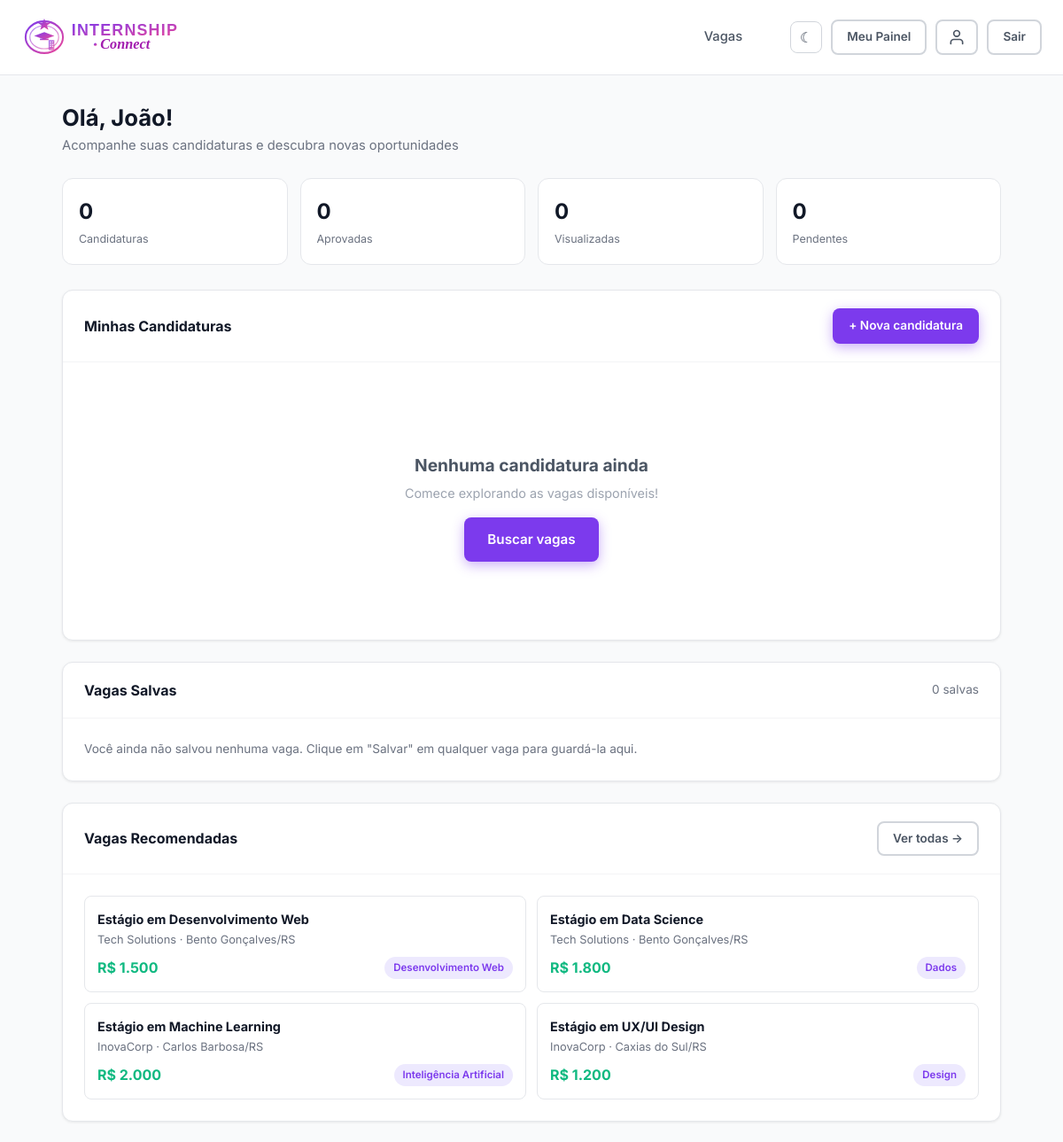
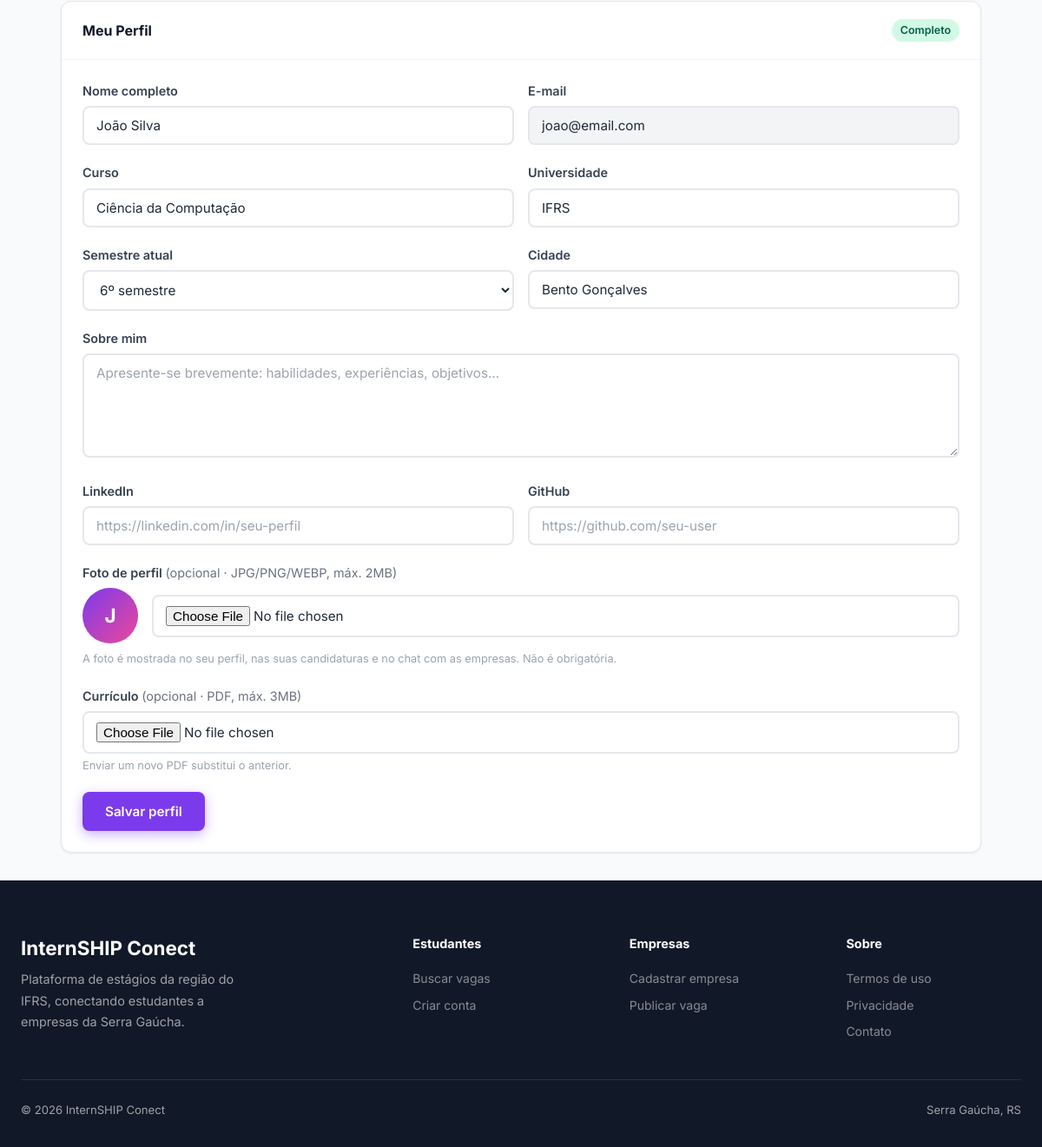
/dashboard/aluno.php (signed in), run on the app's committed database (2 pictures, top to bottom).
### tables this page shows
CREATE TABLE IF NOT EXISTS alunos (
    id INT AUTO_INCREMENT PRIMARY KEY,
    usuario_id INT NOT NULL UNIQUE,
    curso VARCHAR(150),
    universidade VARCHAR(200),
    semestre INT,
    cidade VARCHAR(100),
    estado CHAR(2),
    sobre TEXT,
    linkedin VARCHAR(255),
    github VARCHAR(255),
    foto VARCHAR(255),
    curriculo_path VARCHAR(255),
    FOREIGN KEY (usuario_id) REFERENCES usuarios(id) ON DELETE CASCADE
);

CREATE TABLE IF NOT EXISTS usuarios (
    id INT AUTO_INCREMENT PRIMARY KEY,
    nome VARCHAR(150) NOT NULL,
    email VARCHAR(200) NOT NULL UNIQUE,
    senha VARCHAR(255) NOT NULL,
    tipo ENUM('aluno','empresa','coordenacao') NOT NULL,
    is_admin TINYINT(1) DEFAULT 0,
    ativo TINYINT(1) DEFAULT 1,
    criado_em TIMESTAMP DEFAULT CURRENT_TIMESTAMP
);

CREATE TABLE IF NOT EXISTS vagas (
    id INT AUTO_INCREMENT PRIMARY KEY,
    empresa_id INT NOT NULL,
    titulo VARCHAR(200) NOT NULL,
    descricao TEXT NOT NULL,
    requisitos TEXT,
    beneficios TEXT,
    area VARCHAR(100),
    cidade VARCHAR(100),
    estado CHAR(2),
    modalidade ENUM('presencial','remoto','hibrido') DEFAULT 'presencial',
    bolsa DECIMAL(10,2),
    carga_horaria INT,
    ativa TINYINT(1) DEFAULT 1,
    restrita TINYINT(1) DEFAULT 0,
    motivo_restricao VARCHAR(255) DEFAULT NULL,
    destaque TINYINT(1) DEFAULT 0,
    views INT DEFAULT 0,
    criado_em TIMESTAMP DEFAULT CURRENT_TIMESTAMP,
    FOREIGN KEY (empresa_id) REFERENCES empresas(id) ON DELETE CASCADE
);

CREATE TABLE IF NOT EXISTS empresas (
    id INT AUTO_INCREMENT PRIMARY KEY,
    usuario_id INT NOT NULL UNIQUE,
    nome_empresa VARCHAR(200) NOT NULL,
    cnpj VARCHAR(20),
    descricao TEXT,
    site VARCHAR(255),
    cidade VARCHAR(100),
    estado CHAR(2),
    setor VARCHAR(100),
    logo VARCHAR(255),
    FOREIGN KEY (usuario_id) REFERENCES usuarios(id) ON DELETE CASCADE
);

### dashboard/aluno.php (the view, shortened to what this page needs)
<?php
$db = getDB();
$alunoId = $_SESSION['perfil_id'];
$favoritas = $db->prepare("
    SELECT v.id, v.titulo, v.bolsa, v.modalidade, v.cidade, v.estado, v.area, e.nome_empresa
    FROM vagas_favoritas f
    JOIN vagas v ON f.vaga_id = v.id
    JOIN empresas e ON v.empresa_id = e.id
    WHERE f.aluno_id = ? AND v.ativa = 1
    ORDER BY f.criado_em DESC
");
$favoritas->execute([$alunoId]);
$favoritas = $favoritas->fetchAll();
$aluno = $db->prepare("SELECT a.*, u.nome, u.email FROM alunos a JOIN usuarios u ON a.usuario_id = u.id WHERE a.id = ?");
$aluno->execute([$alunoId]);
$aluno = $aluno->fetch();
$candidaturas = $db->prepare("
    SELECT c.*, v.titulo, v.bolsa, v.modalidade, v.cidade, v.estado, e.nome_empresa, e.logo
    FROM candidaturas c
    JOIN vagas v ON c.vaga_id = v.id
    JOIN empresas e ON v.empresa_id = e.id
    WHERE c.aluno_id = ?
    ORDER BY c.criado_em DESC
");
$candidaturas->execute([$alunoId]);
$candidaturas = $candidaturas->fetchAll();
$totalCand = count($candidaturas);
$aprovadas = count(array_filter($candidaturas, fn($c) => $c['status'] === 'aprovado'));
$pendentes = count(array_filter($candidaturas, fn($c) => $c['status'] === 'pendente'));
$visualizadas = count(array_filter($candidaturas, fn($c) => $c['status'] === 'visualizado'));
$vagas = $db->prepare("
    SELECT v.id, v.titulo, v.bolsa, v.modalidade, v.area, v.cidade, v.estado, e.nome_empresa
    FROM vagas v JOIN empresas e ON v.empresa_id = e.id
    WHERE v.ativa=1
    ORDER BY v.destaque DESC, v.criado_em DESC LIMIT 4
");
$vagas->execute();
$vagasRec = $vagas->fetchAll();
include __DIR__ . '/../includes/header.php';
?>
<div class="dashboard-layout">
  <main class="dashboard-main">
    <div class="dashboard-header">
      <h1>Olá, <?= htmlspecialchars(explode(' ', $aluno['nome'])[0]) ?>! </h1>
      <p>Acompanhe suas candidaturas e descubra novas oportunidades</p>
    </div>
    <div class="kpi-grid">
      <div class="kpi-card">
        <div class="kpi-top">
          <div><div class="kpi-num"><?= $totalCand ?></div><div class="kpi-label">Candidaturas</div></div>
        </div>
      </div>
      <div class="kpi-card">
        <div class="kpi-top">
          <div><div class="kpi-num"><?= $aprovadas ?></div><div class="kpi-label">Aprovadas</div></div>
        </div>
      </div>
      <div class="kpi-card">
        <div class="kpi-top">
          <div><div class="kpi-num"><?= $visualizadas ?></div><div class="kpi-label">Visualizadas</div></div>
        </div>
      </div>
      <div class="kpi-card">
        <div class="kpi-top">
          <div><div class="kpi-num"><?= $pendentes ?></div><div class="kpi-label">Pendentes</div></div>
        </div>
      </div>
    </div>
    <div class="card mb-6" id="candidaturas">
      <div class="card-header">
        <h3>Minhas Candidaturas</h3>
        <a href="/teste/vagas.php" class="btn btn-primary btn-sm">+ Nova candidatura</a>
      </div>
      <?php if (empty($candidaturas)): ?>
        <div class="card-body">
          <div class="empty-state">
            <h3>Nenhuma candidatura ainda</h3>
            <p>Comece explorando as vagas disponíveis!</p>
            <a href="/teste/vagas.php" class="btn btn-primary" style="margin-top:16px;">Buscar vagas</a>
          </div>
        </div>
      <?php endif; ?>
    </div>
    <div class="card mb-6" id="favoritas">
      <div class="card-header">
        <h3>Vagas Salvas</h3>
        <span class="text-muted text-sm"><?= count($favoritas) ?> salva<?= count($favoritas) === 1 ? '' : 's' ?></span>
      </div>
      <?php if (empty($favoritas)): ?>
        <div class="card-body">
          <p class="text-muted text-sm">Você ainda não salvou nenhuma vaga. Clique em "Salvar" em qualquer vaga para guardá-la aqui.</p>
        </div>
      <?php endif; ?>
    </div>
    <div class="card mb-6">
      <div class="card-header">
        <h3>Vagas Recomendadas</h3>
        <a href="/teste/vagas.php" class="btn btn-ghost btn-sm">Ver todas →</a>
      </div>
      <div class="card-body" style="display:grid;grid-template-columns:1fr 1fr;gap:12px;">
        <?php foreach ($vagasRec as $v): ?>
        <a href="/teste/vaga.php?id=<?= $v['id'] ?>" style="text-decoration:none;">
          <div style="padding:14px;border:1px solid var(--gray-200);border-radius:var(--radius-sm);transition:all .2s;" onmouseover="this.style.borderColor='var(--primary)';this.style.background='#FAFAF';" onmouseout="this.style.borderColor='var(--gray-200)';this.style.background='';">
            <div style="font-weight:700;color:var(--gray-900);margin-bottom:2px;font-size:.9rem;"><?= htmlspecialchars($v['titulo']) ?></div>
            <div style="font-size:.8rem;color:var(--gray-500);margin-bottom:8px;"><?= htmlspecialchars($v['nome_empresa']) ?> · <?= $v['cidade'] ?>/<?= $v['estado'] ?></div>
            <div style="display:flex;justify-content:space-between;align-items:center;">
              <span style="font-weight:700;color:var(--accent);">R$ <?= number_format($v['bolsa'], 0, ',', '.') ?></span>
              <span class="badge badge-purple" style="font-size:.72rem;"><?= htmlspecialchars($v['area']) ?></span>
            </div>
          </div>
        </a>
        <?php endforeach; ?>
      </div>
    </div>
    <div class="card" id="perfil">
      <div class="card-header">
        <h3>Meu Perfil</h3>
        <span class="badge badge-<?= $aluno['curso'] && $aluno['universidade'] ? 'green' : 'yellow' ?>">
          <?= $aluno['curso'] && $aluno['universidade'] ? 'Completo' : 'Incompleto' ?>
        </span>
      </div>
      <div class="card-body">
        <form method="POST" enctype="multipart/form-data">
          <div class="form-row">
            <div class="form-group">
              <label class="form-label">Nome completo</label>
              <input type="text" name="nome" class="form-control" value="<?= htmlspecialchars($aluno['nome']) ?>">
            </div>
            <div class="form-group">
              <label class="form-label">E-mail</label>
              <input type="email" class="form-control" value="<?= htmlspecialchars($aluno['email']) ?>" disabled style="background:var(--gray-100);">
            </div>
          </div>
          <div class="form-row">
            <div class="form-group">
              <label class="form-label">Curso</label>
              <input type="text" name="curso" class="form-control" placeholder="Ciência da Computação" value="<?= htmlspecialchars($aluno['curso'] ?? '') ?>">
            </div>
            <div class="form-group">
              <label class="form-label">Universidade</label>
              <input type="text" name="universidade" class="form-control" placeholder="USP, UNICAMP..." value="<?= htmlspecialchars($aluno['universidade'] ?? '') ?>">
            </div>
          </div>
          <div class="form-row">
            <div class="form-group">
              <label class="form-label">Semestre atual</label>
              <select name="semestre" class="form-control">
                <?php for ($s = 1; $s <= 12; $s++): ?>
                  <option value="<?= $s ?>" <?= ($aluno['semestre'] ?? 1) == $s ? 'selected' : '' ?>><?= $s ?>º semestre</option>
                <?php endfor; ?>
              </select>
            </div>
            <div class="form-group">
              <label class="form-label">Cidade</label>
              <input type="text" name="cidade" class="form-control" placeholder="São Paulo" value="<?= htmlspecialchars($aluno['cidade'] ?? '') ?>">
            </div>
          </div>
          <div class="form-group">
            <label class="form-label">Sobre mim</label>
            <textarea name="sobre" class="form-control" rows="4" placeholder="Apresente-se brevemente: habilidades, experiências, objetivos..."><?= htmlspecialchars($aluno['sobre'] ?? '') ?></textarea>
          </div>
          <div class="form-row">
            <div class="form-group">
              <label class="form-label">LinkedIn</label>
              <input type="url" name="linkedin" class="form-control" placeholder="https://linkedin.com/in/seu-perfil" value="<?= htmlspecialchars($aluno['linkedin'] ?? '') ?>">
            </div>
            <div class="form-group">
              <label class="form-label">GitHub</label>
              <input type="url" name="github" class="form-control" placeholder="https://github.com/seu-user" value="<?= htmlspecialchars($aluno['github'] ?? '') ?>">
            </div>
          </div>
          <div class="form-group">
            <label class="form-label">Foto de perfil <span style="font-weight:400;color:var(--gray-500);">(opcional · JPG/PNG/WEBP, máx. 2MB)</span></label>
            <div style="display:flex;align-items:center;gap:16px;margin-bottom:8px;">
              <div style="width:64px;height:64px;border-radius:50%;overflow:hidden;background:linear-gradient(135deg,var(--primary),var(--secondary));display:flex;align-items:center;justify-content:center;color:#fff;font-weight:700;font-size:1.4rem;flex-shrink:0;">
                <?php if (!empty($aluno['foto'])): ?>
                  <img src="/teste/<?= htmlspecialchars($aluno['foto']) ?>" alt="Foto" style="width:100%;height:100%;object-fit:cover;">
                <?php else: ?>
                  <?= mb_strtoupper(mb_substr($aluno['nome'], 0, 1)) ?>
                <?php endif; ?>
              </div>
              <div style="flex:1;">
                <input type="file" name="foto" class="form-control" accept="image/jpeg,image/png,image/webp">
              </div>
            </div>
            <div class="form-hint">A foto é mostrada no seu perfil, nas suas candidaturas e no chat com as empresas. Não é obrigatória.</div>
          </div>
          <div class="form-group">
            <label class="form-label">Currículo <span style="font-weight:400;color:var(--gray-500);">(opcional · PDF, máx. 3MB)</span></label>
            <input type="file" name="curriculo" class="form-control" accept="application/pdf">
            <div class="form-hint">Enviar um novo PDF substitui o anterior.</div>
          </div>
          <button type="submit" name="update_profile" class="btn btn-primary">Salvar perfil</button>
        </form>
      </div>
    </div>
  </main>
</div>
<?php include __DIR__ . '/../includes/footer.php'; ?>

### assets/css/style.css (style rules this page uses)
:root { --primary: #7C3AED; --primary-light: #A78BFA; --primary-dark: #5B21B6; --secondary: #EC4899; --accent: #10B981; --accent-light: #D1FAE5; --warning: #F59E0B; --danger: #EF4444; --info: #3B82F6; --gray-50: #F9FAFB; --gray-100: #F3F4F6; --gray-200: #E5E7EB; --gray-300: #D1D5DB; --gray-400: #9CA3AF; --gray-500: #6B7280; --gray-600: #4B5563; --gray-700: #374151; --gray-800: #1F2937; --gray-900: #111827; --bg: #ffffff; --bg-soft: #F9FAFB; --surface: #ffffff; --text: #1F2937; --text-soft: #6B7280; --border: #E5E7EB; --navbar-bg: rgba(255,255,255,.92); --radius-sm: 8px; --radius: 12px; --radius-lg: 20px; --radius-xl: 32px; --shadow-sm: 0 1px 3px rgba(0,0,0,.08); --shadow: 0 4px 16px rgba(0,0,0,.10); --shadow-lg: 0 12px 40px rgba(0,0,0,.14); --shadow-xl: 0 24px 64px rgba(0,0,0,.18); --transition: .2s cubic-bezier(.4,0,.2,1); }
*, *::before, *::after { box-sizing: border-box; margin: 0; padding: 0; }
html { scroll-behavior: smooth; }
body { font-family: 'Inter', system-ui, -apple-system, sans-serif; background: var(--gray-50); color: var(--gray-800); line-height: 1.6; min-height: 100vh; }
h1,h2,h3,h4,h5,h6 { font-weight: 700; line-height: 1.25; color: var(--gray-900); }
h1 { font-size: clamp(2rem, 5vw, 3.5rem); }
h3 { font-size: 1.35rem; }
a { color: var(--primary); text-decoration: none; transition: color var(--transition); }
.btn { display: inline-flex; align-items: center; gap: 8px; padding: 11px 24px; border-radius: var(--radius-sm); font-size: .95rem; font-weight: 600; border: 2px solid transparent; cursor: pointer; transition: all var(--transition); white-space: nowrap; font-family: inherit; text-decoration: none; }
.btn-primary { background: var(--primary); color: #fff; box-shadow: 0 4px 14px rgba(124,58,237,.4); }
.btn-ghost { background: transparent; color: var(--gray-600); border-color: var(--gray-300); }
.btn-sm { padding: 7px 16px; font-size: .85rem; }
.badge { display: inline-flex; align-items: center; gap: 4px; padding: 3px 10px; border-radius: 20px; font-size: .78rem; font-weight: 600; }
.badge-purple { background: #EDE9FE; color: var(--primary); }
.badge-green { background: var(--accent-light); color: #065F46; }
.form-group { margin-bottom: 20px; }
.form-label { display: block; font-weight: 600; font-size: .9rem; color: var(--gray-700); margin-bottom: 6px; }
.form-control { width: 100%; padding: 11px 14px; border-radius: var(--radius-sm); border: 2px solid var(--gray-200); background: #fff; font-size: .95rem; color: var(--gray-800); font-family: inherit; transition: border-color var(--transition), box-shadow var(--transition); }
.form-control::placeholder { color: var(--gray-400); }
textarea.form-control { resize: vertical; min-height: 120px; }
select.form-control { cursor: pointer; }
.form-row { display: grid; grid-template-columns: 1fr 1fr; gap: 16px; }
.form-hint { font-size: .8rem; color: var(--gray-400); margin-top: 4px; }
.dashboard-layout { display: block; background: var(--gray-50); min-height: calc(100vh - 84px); }
.dashboard-main { max-width: 1100px; margin: 0 auto; padding: 32px 20px; }
.dashboard-header { margin-bottom: 24px; }
.dashboard-header h1 { font-size: 1.6rem; }
.dashboard-header p { color: var(--gray-500); margin-top: 4px; font-size: .92rem; }
.kpi-grid { display: grid; grid-template-columns: repeat(4, 1fr); gap: 14px; margin-bottom: 28px; }
.kpi-card { background: #fff; border-radius: var(--radius); padding: 18px; border: 1px solid var(--gray-200); }
.kpi-top { display: flex; justify-content: space-between; align-items: center; }
.kpi-num { font-size: 1.5rem; font-weight: 700; color: var(--gray-900); }
.kpi-label { font-size: .78rem; color: var(--gray-500); margin-top: 2px; }
.card { background: #fff; border-radius: var(--radius); border: 1px solid var(--gray-200); box-shadow: var(--shadow-sm); }
.card-header { padding: 20px 24px; border-bottom: 1px solid var(--gray-100); display: flex; align-items: center; justify-content: space-between; }
.card-header h3 { font-size: 1rem; font-weight: 700; }
.card-body { padding: 24px; }
.empty-state { text-align: center; padding: 64px 24px; }
.empty-state h3 { font-size: 1.2rem; color: var(--gray-600); margin-bottom: 8px; }
.empty-state p { color: var(--gray-400); font-size: .9rem; }
.mb-6 { margin-bottom: 24px; }
.text-muted { color: var(--gray-500); }
.text-sm { font-size: .85rem; }

### data on the page
alunos: usuario.nome "João", nome "João Silva", usuario.email "joao@email.com", curso "Ciência da Computação", universidade "IFRS", semestre "6º semestre", cidade "Bento Gonçalves", usuario.nome "J"
vagas: titulo "Estágio em Desenvolvimento Web", empresa.nome_empresa "Tech Solutions", cidade "Bento Gonçalves", estado "RS", bolsa "1.500", area "Desenvolvimento Web"
vagas: titulo "Estágio em Data Science", empresa.nome_empresa "Tech Solutions", cidade "Bento Gonçalves", estado "RS", bolsa "1.800", area "Dados"
vagas: titulo "Estágio em Machine Learning", empresa.nome_empresa "InovaCorp", cidade "Carlos Barbosa", estado "RS", bolsa "2.000", area "Inteligência Artificial"
vagas: titulo "Estágio em UX/UI Design", empresa.nome_empresa "InovaCorp", cidade "Caxias do Sul", estado "RS", bolsa "1.200", area "Design"

### other printed values
$totalCand "0"
$aprovadas "0"
$visualizadas "0"
$pendentes "0"
count($favoritas) "0"
